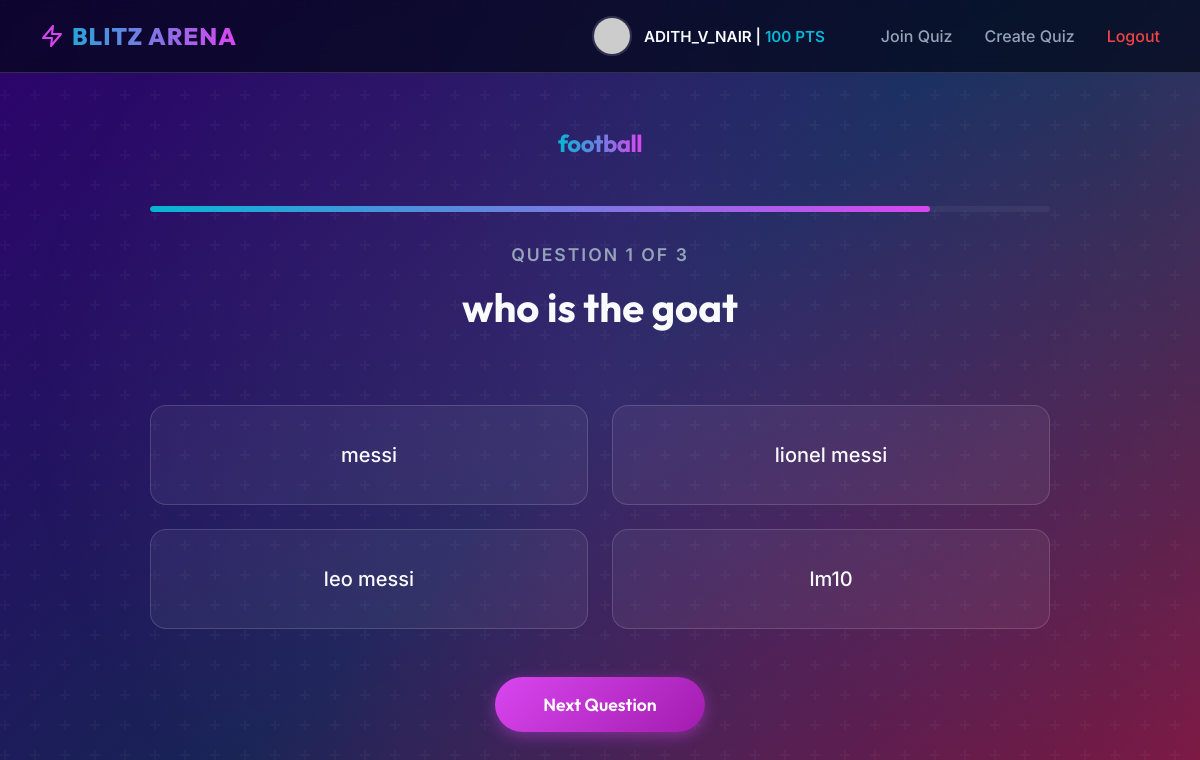
Page /quiz/1/ (signed in) on the committed database.
### app/models.py (models this page shows, shortened)
class UserProfile(AbstractUser):
    groups = models.ManyToManyField(
        'auth.Group',
        related_name='app_user_set',
        blank=True,
    )
    user_permissions = models.ManyToManyField(
        'auth.Permission',
        related_name='app_user_set',
        blank=True,
    )
    avatar = models.CharField(max_length=255, blank=True, null=True, default='avatar1.png')
    total_points = models.IntegerField(default=0)

class Quiz(models.Model):
    title = models.CharField(max_length=255)
    description = models.TextField(blank=True, null=True)
    creator = models.ForeignKey(UserProfile, on_delete=models.CASCADE, related_name='created_quizzes')
    join_code = models.CharField(max_length=6, unique=True, default=generate_join_code)
    created_at = models.DateTimeField(auto_now_add=True)

class Question(models.Model):
    quiz = models.ForeignKey(Quiz, on_delete=models.CASCADE, related_name='questions')
    text = models.TextField()
    order = models.IntegerField(default=0)

class Option(models.Model):
    question = models.ForeignKey(Question, on_delete=models.CASCADE, related_name='options')
    text = models.CharField(max_length=255)
    is_correct = models.BooleanField(default=False)

### app/views.py (the view, shortened to what this page needs)
# urls.py: path('quiz/<int:quiz_id>/', views.quiz_play, name='quiz_play'),
@login_required
def quiz_play(request, quiz_id):
    quiz = get_object_or_404(Quiz, id=quiz_id)
    return render(request, 'app/quiz_play.html', {'quiz': quiz})

### app/templates/app/quiz_play.html (shortened to what this page needs)
{% extends 'app/base.html' %}
{% block content %}
<div class="quiz-fullscreen-container">
    <div style="text-align: center; margin-bottom: 1rem;">
        <h1 class="text-gradient" style="font-size: 1.5rem;">{{ quiz.title }}</h1>
    </div>
    <div class="timer-bar-container">
        <div class="timer-bar" id="timerBar"></div>
    </div>
    <form method="post" id="quizForm" style="width: 100%; display: flex; justify-content: center;">
        {% for question in quiz.questions.all %}
        <div class="question-container {% if forloop.first %}active{% endif %}" id="q-{{ forloop.counter }}">
            <div class="quiz-progress-text">Question {{ forloop.counter }} of {{ quiz.questions.count }}</div>
            <div class="question-text">{{ question.text }}</div>
            <div class="options-grid">
                {% for option in question.options.all %}
                <label class="option-btn" onclick="selectOption(this, 'q-{{ forloop.parentloop.counter }}')">
                    {{ option.text }}
                </label>
                {% endfor %}
            </div>
            <div style="margin-top: 3rem; text-align: center; width: 100%;">
                {% if forloop.last %}
                <button type="button" class="elegant-btn" style="padding: 1rem 3rem; font-size: 1.1rem;"
                    onclick="submitQuiz()">Complete Challenge</button>
                {% else %}
                <button type="button" class="elegant-btn" style="padding: 1rem 3rem; font-size: 1.1rem;"
                    onclick="nextQuestion({{ forloop.counter }})">Next Question</button>
                {% endif %}
            </div>
        </div>
        {% endfor %}
    </form>
</div>
{% endblock %}

### app/templates/app/base.html (shortened to what this page needs)
{% load static %}
<!DOCTYPE html>
<html lang="en">
<head>
    <link rel="stylesheet" href="{% static 'css/styles.css' %}">
</head>
<body>
    <nav class="navbar">
        <a href="{% url 'dashboard' %}" class="navbar-brand text-gradient">
            <svg width="24" height="24" viewBox="0 0 24 24" fill="none" stroke="currentColor" stroke-width="2"
                stroke-linecap="round" stroke-linejoin="round" style="color: var(--accent);">
                <polygon points="13 2 3 14 12 14 11 22 21 10 12 10 13 2"></polygon>
            </svg>
            BLITZ ARENA
        </a>
        <div class="nav-links">
            {% if user.is_authenticated %}
            <div class="flex-center" style="gap: 12px; margin-right: 1.5rem;">
                <img src="https://ui-avatars.com/api/?name={{ user.username }}&background=8b5cf6&color=fff&bold=true"
                    alt="Avatar" class="avatar-img">
                <span style="font-weight: 600; font-size: 0.95rem;">{{ user.username }} | <span
                        style="color: var(--accent-secondary);">{{ user.total_points }} PTS</span></span>
            </div>
            <a href="{% url 'join_quiz' %}">Join Quiz</a>
            <a href="{% url 'create_quiz' %}">Create Quiz</a>
            <a href="{% url 'logout' %}" style="color: var(--error);">Logout</a>
            {% else %}
            <a href="{% url 'login' %}">Sign In</a>
            <a href="{% url 'register' %}" class="elegant-btn" style="padding: 0.5rem 1.5rem;">Sign Up</a>
            {% endif %}
        </div>
    </nav>
    <div class="container">
        {% block content %}
        {% endblock content %}
    </div>
</body>
</html>

### app/static/css/styles.css (style rules this page uses)
:root { --bg-color: #09090b; --bg-gradient: linear-gradient(135deg, #2e026d 0%, #172554 50%, #831843 100%); --glass-bg: rgba(255, 255, 255, 0.08); --glass-border: rgba(255, 255, 255, 0.15); --glass-glow: rgba(255, 255, 255, 0.05); --accent: #d946ef; --accent-glow: rgba(217, 70, 239, 0.4); --accent-secondary: #06b6d4; --text-main: #f8fafc; --text-muted: #94a3b8; --error: #ef4444; --font-heading: 'Outfit', sans-serif; --font-body: 'Inter', sans-serif; }
* { margin: 0; padding: 0; box-sizing: border-box; }
body { background-color: var(--bg-color); background-image: var(--bg-gradient); color: var(--text-main); font-family: var(--font-body); min-height: 100vh; display: flex; flex-direction: column; overflow-x: hidden; scroll-behavior: smooth; position: relative; }
body::before { content: ''; position: fixed; top: -50%; left: -50%; width: 200%; height: 200%; background: radial-gradient(circle at center, rgba(217, 70, 239, 0.15) 0%, transparent 40%), radial-gradient(circle at 80% 20%, rgba(6, 182, 212, 0.15) 0%, transparent 40%); z-index: -2; pointer-events: none; animation: rotateGradient 20s ease-in-out infinite alternate; }
body::after { content: ''; position: fixed; top: 0; left: 0; right: 0; bottom: 0; z-index: -1; pointer-events: none; }
h1, h2, h3, h4, h5, h6 { font-family: var(--font-heading); letter-spacing: -0.02em; font-weight: 700; }
.text-gradient { background: linear-gradient(to right, var(--accent-secondary), var(--accent)); -webkit-background-clip: text; background-clip: text; -webkit-text-fill-color: transparent; display: inline-block; }
.navbar { background: rgba(2, 6, 23, 0.7); backdrop-filter: blur(12px); border-bottom: 1px solid var(--glass-border); padding: 1rem 2.5rem; display: flex; justify-content: space-between; align-items: center; position: sticky; top: 0; z-index: 100; }
.navbar-brand { font-family: var(--font-heading); font-size: 1.5rem; font-weight: 800; color: var(--text-main); text-decoration: none; display: flex; align-items: center; gap: 8px; letter-spacing: 1px; }
.nav-links { display: flex; gap: 2rem; align-items: center; }
.nav-links a { color: var(--text-muted); text-decoration: none; font-weight: 500; font-size: 1rem; transition: all 0.3s ease; position: relative; }
.nav-links a::after { content: ''; position: absolute; bottom: -4px; left: 0; width: 0; height: 2px; background: var(--accent); transition: width 0.3s ease; }
.container { max-width: 1200px; margin: 2rem auto; padding: 0 1.5rem; flex-grow: 1; width: 100%; animation: fadeIn 0.8s ease-out; }
.elegant-btn { display: inline-flex; align-items: center; justify-content: center; background: linear-gradient(135deg, var(--accent), #a21caf); color: #fff; font-family: var(--font-heading); font-size: 1rem; font-weight: 600; text-decoration: none; padding: 0.8rem 2rem; border: none; border-radius: 50px; cursor: pointer; transition: all 0.3s cubic-bezier(0.4, 0, 0.2, 1); box-shadow: 0 4px 15px var(--accent-glow); position: relative; overflow: hidden; }
.elegant-btn::after { content: ''; position: absolute; top: -50%; left: -50%; width: 200%; height: 200%; background: radial-gradient(circle, rgba(255, 255, 255, 0.3) 0%, transparent 60%); opacity: 0; transform: scale(0.5); transition: opacity 0.3s, transform 0.3s; }
.quiz-fullscreen-container { display: flex; flex-direction: column; justify-content: center; align-items: center; min-height: calc(100vh - 150px); width: 100%; }
.options-grid { display: grid; grid-template-columns: 1fr 1fr; gap: 1.5rem; margin-top: 2.5rem; width: 100%; max-width: 900px; }
.option-btn { background: rgba(255, 255, 255, 0.05); border: 1px solid var(--glass-border); color: var(--text-main); padding: 1.5rem 2rem; font-size: 1.25rem; font-weight: 500; border-radius: 16px; cursor: pointer; transition: all 0.3s cubic-bezier(0.4, 0, 0.2, 1); text-align: center; display: flex; justify-content: center; align-items: center; min-height: 100px; }
.timer-bar-container { width: 100%; max-width: 900px; height: 6px; background: rgba(255, 255, 255, 0.05); border-radius: 3px; margin: 2rem 0; overflow: hidden; position: relative; }
.timer-bar { height: 100%; background: linear-gradient(90deg, var(--accent-secondary), var(--accent)); width: 100%; border-radius: 3px; transition: width 1s linear, background-color 0.3s ease; }
.avatar-img { width: 40px; height: 40px; border-radius: 50%; object-fit: cover; border: 2px solid var(--glass-border); }
.flex-center { display: flex; align-items: center; justify-content: center; }

### rows in the picture
UserProfile: username "ADITH_V_NAIR", total_points "100"
Quiz: title "football", questions.count "3"
Question: text "who is the goat"
Option: text "messi"
Option: text "lionel messi"
Option: text "leo messi"
Option: text "lm10"
